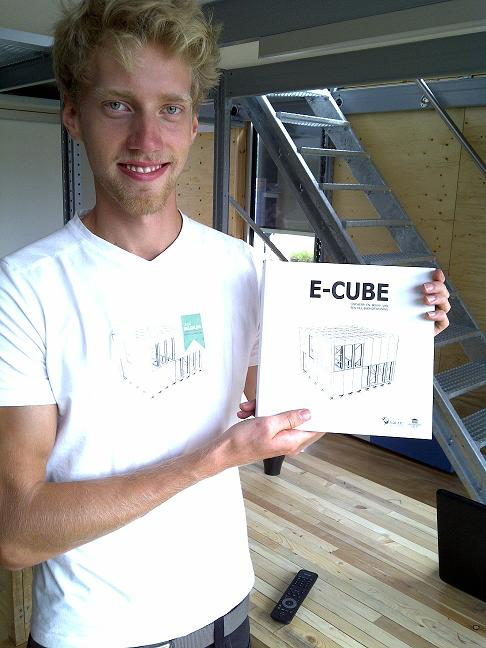
#> input picture trainCV/book.jpg, 486 x 648 px
$ python warping.py
#> lines starting #> are read from the running program, lines starting #| are printed output that depends on the picture
import cv2
import numpy as np

img = cv2.imread('book.jpg', 0)
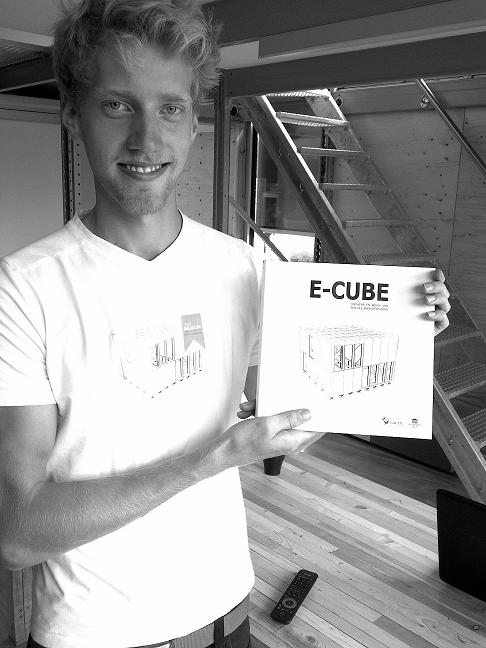
#> img: shape (648, 486); min 0, max 255, mean 150.7
rows, cols = img.shape
#> rows = 648; cols = 486

M = np.float32([[1, 0, 200], [0, 1, 300]])
dst = cv2.warpAffine(img, M, (cols, rows))
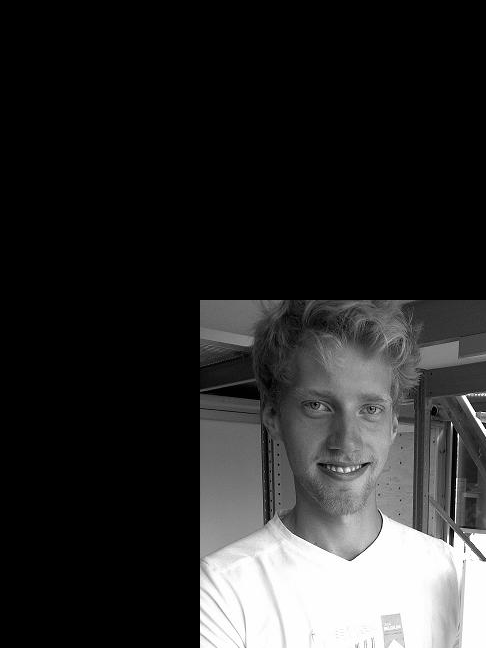
#> dst: shape (648, 486); min 0, max 255, mean 43.3

cv2.imshow('img', dst)
cv2.waitKey(0)
cv2.destroyAllWindows()

$ run again, with trainCV/boxes.jpg copied over trainCV/book.jpg
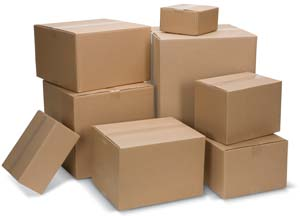
#> input picture trainCV/boxes.jpg, 300 x 216 px
#> `img = cv2.imread('book.jpg', 0)`:
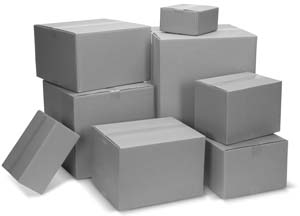
#> img: shape (216, 300); min 24, max 255, mean 174.2
#> dst: shape (216, 300); every value is 0
